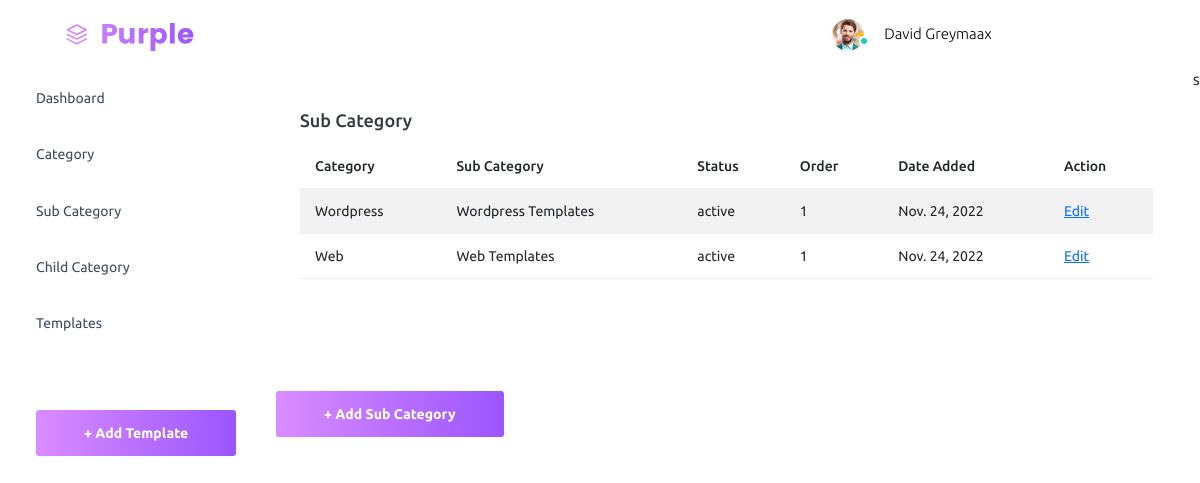
The app's page /adminpanel/sub_category/ with its own data.
### adminpanel/models.py (models this page shows, shortened)
class SubCategory(models.Model):
    category = models.ForeignKey(Category, on_delete=models.CASCADE)
    sub_category = models.CharField(max_length=100,unique=True)
    order = models.IntegerField(null=True)
    status = models.IntegerField(null=True, default='1')
    created = models.DateTimeField(auto_now_add=True, null=True)

class Category(models.Model):
    category = models.CharField(max_length=100,unique=True)
    category_image = models.ImageField(null=True, upload_to='category_images/')
    order = models.IntegerField(null=True)
    status = models.IntegerField(null=True, default='1')
    created = models.DateTimeField(auto_now_add=True, null=True)
    def __str__(self):
        return self.category

### adminpanel/views.py (the view)
# urls.py: path('sub_category/', views.sub_category, name='sub_category'),
def sub_category(request):
    sub_category = SubCategory.objects.all()
    context = {
        'sub_category': sub_category
    }
    return render(request, 'admin/sub_category.html', context)

### templates/admin/sub_category.html
{% load static %}
{% include 'admin/nav.html' %}
<div class="main-panel">
    <div class="col-lg-12 grid-margin stretch-card">
        <div class="card">
          <div class="card-body">
            <h4 class="card-title">Sub Category</h4>
            <table class="table table-striped">
              <thead>
                <tr>
                  <th> Category</th>
                  <th> Sub Category</th>
                  <th> Status </th>
                  <th> Order</th>
                  <th>Date Added</th>
                  <th>Action</th>
                </tr>
              </thead>
              <tbody>
                {% for sub_category in sub_category %}
                <tr>
                  <td class="py-1">
                    {{sub_category.category}}
                  </td>
                  <td>{{sub_category.sub_category}} </td>
                  <td>
                    {% if sub_category.status == 0 %}
                    inactive
                    {% else %}
                    active
                    {% endif %}
                  </td>
                  <td> {{sub_category.order}}</td>
                  <td>{{sub_category.created.date}}</td>
                  <td><a href=""> Edit</a></td>
                </tr>
                {% endfor %}
              </tbody>
            </table>
          </div>
        </div>
      </div>
      <span class="nav-link">
        <a href="{% url 'add_sub_category' %}">
        <button class="btn btn-block btn-lg btn-gradient-primary mt-4">+ Add Sub Category</button>
    </a>
    </span>
</div>
{% include 'admin/footer.html' %}s

### records on screen
SubCategory: category "Wordpress", sub_category "Wordpress Templates", status "active", order "1", created "Nov. 24, 2022"
SubCategory: category "Web", sub_category "Web Templates", status "active", order "1", created "Nov. 24, 2022"
